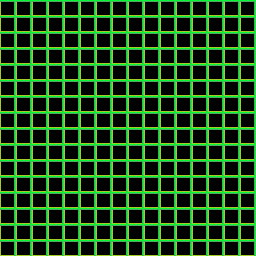

Tiled map render using the project's own tile images. Description and the whole map definition, tile-layer contents included, below:
An orthogonal 16x16 tile map with 16x16 px tiles, 1 tile layer (Tile Layer 1).

<map version="1.5" tiledversion="1.7.1" orientation="orthogonal" renderorder="left-down" width="16" height="16" tilewidth="16" tileheight="16" infinite="0" nextlayerid="2" nextobjectid="1">
 <tileset firstgid="1" name="prototype-blocks" tilewidth="16" tileheight="16" tilecount="256" columns="16">
  <image source="prototype-blocks.png" width="256" height="256" />
 </tileset>
 <layer id="1" name="Tile Layer 1" width="16" height="16">
  <data encoding="csv">
21,21,21,21,21,21,21,21,21,21,21,21,21,21,21,21,
21,21,21,21,21,21,21,21,21,21,21,21,21,21,21,21,
21,21,21,21,21,21,21,21,21,21,21,21,21,21,21,21,
21,21,21,21,21,21,21,21,21,21,21,21,21,21,21,21,
21,21,21,21,21,21,21,21,21,21,21,21,21,21,21,21,
21,21,21,21,21,21,21,21,21,21,21,21,21,21,21,21,
21,21,21,21,21,21,21,21,21,21,21,21,21,21,21,21,
21,21,21,21,21,21,21,21,21,21,21,21,21,21,21,21,
21,21,21,21,21,21,21,21,21,21,21,21,21,21,21,21,
21,21,21,21,21,21,21,21,21,21,21,21,21,21,21,21,
21,21,21,21,21,21,21,21,21,21,21,21,21,21,21,21,
21,21,21,21,21,21,21,21,21,21,21,21,21,21,21,21,
21,21,21,21,21,21,21,21,21,21,21,21,21,21,21,21,
21,21,21,21,21,21,21,21,21,21,21,21,21,21,21,21,
21,21,21,21,21,21,21,21,21,21,21,21,21,21,21,21,
21,21,21,21,21,21,21,21,21,21,21,21,21,21,21,21
</data>
 </layer>
</map>